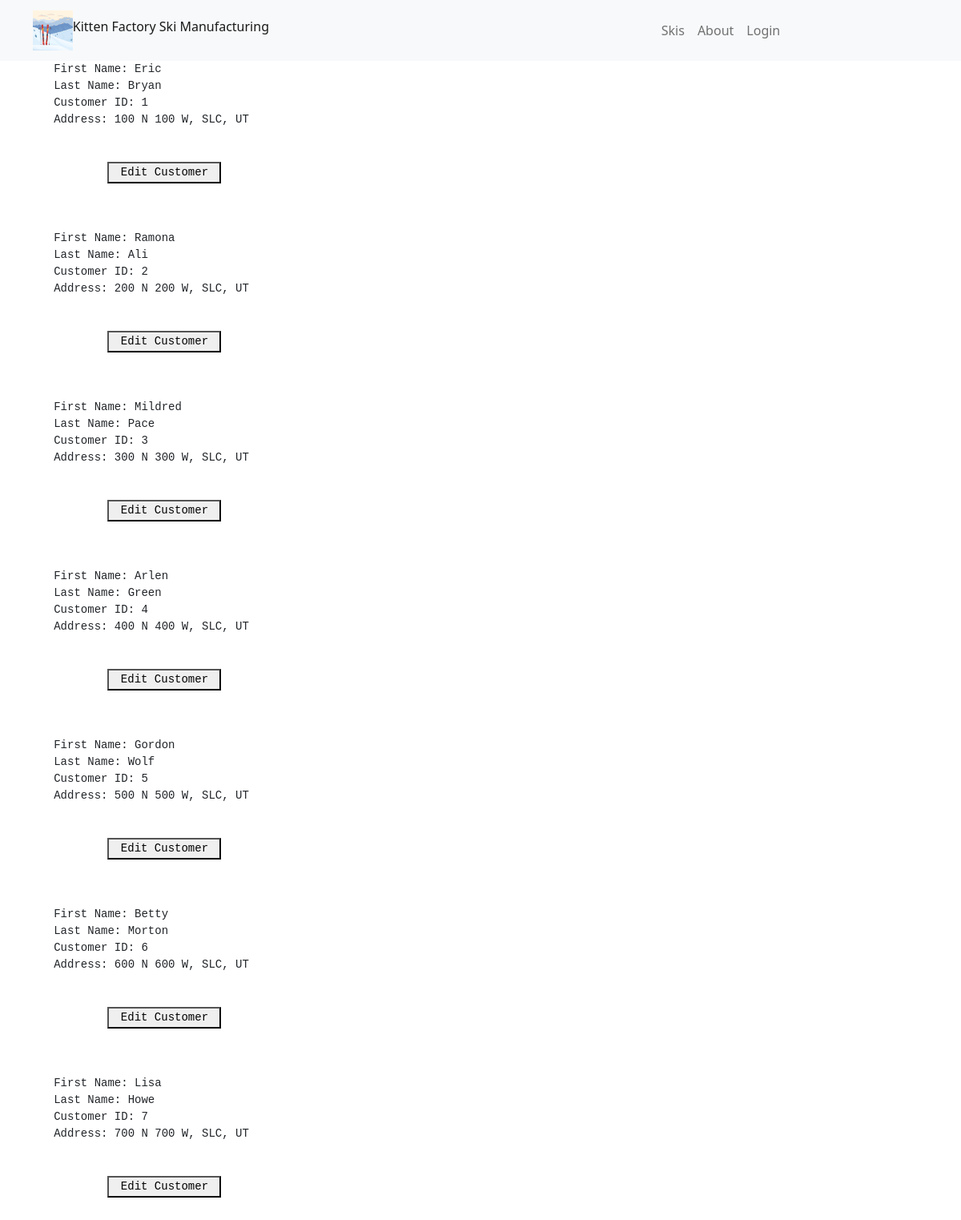
The app's page /customer_management/customer_management.php with its own data.
### tables this page shows
CREATE TABLE customer (
	customer_id INT(11) NOT NULL AUTO_INCREMENT,
	first_name VARCHAR(50) NOT NULL,
	last_name VARCHAR(50) NOT NULL,
	address VARCHAR(100) NOT NULL,
	username VARCHAR(100) UNIQUE NOT NULL,
	password VARCHAR(100) NOT NULL,
	PRIMARY KEY(customer_id)
);

### customer_management/customer_management.php (the view, shortened to what this page needs)
<!DOCTYPE html>
<html lang="en">
	<head>
		<link href="https://cdn.jsdelivr.net/npm/bootstrap@5.1.3/dist/css/bootstrap.min.css" rel="stylesheet">
	</head>
</html>
<?php
require_once("../login/logininfo.php");
$query = "select first_name, last_name, customer_id, address from customer";
$conn = new mysqli($hn, $un, $pw, $db);
$result = $conn->query($query);
$rows = $result->num_rows;
for($j=0; $j<$rows; ++$j){
$row = $result->fetch_array(MYSQLI_ASSOC);
echo <<<_END
	<pre>
	First Name: $row[first_name]
	Last Name: $row[last_name]
	Customer ID: $row[customer_id]
	Address: $row[address]
	<a href="edit_customer.php?customer_id=$row[customer_id]">
		<button> Edit Customer </button>
	</a>
	</pre>
_END;
}
?>

### records on screen
customer: first_name "Eric", last_name "Bryan", customer_id "1", address "100 N 100 W, SLC, UT"
customer: first_name "Ramona", last_name "Ali", customer_id "2", address "200 N 200 W, SLC, UT"
customer: first_name "Mildred", last_name "Pace", customer_id "3", address "300 N 300 W, SLC, UT"
customer: first_name "Arlen", last_name "Green", customer_id "4", address "400 N 400 W, SLC, UT"
customer: first_name "Gordon", last_name "Wolf", customer_id "5", address "500 N 500 W, SLC, UT"
customer: first_name "Betty", last_name "Morton", customer_id "6", address "600 N 600 W, SLC, UT"
customer: first_name "Lisa", last_name "Howe", customer_id "7", address "700 N 700 W, SLC, UT"
